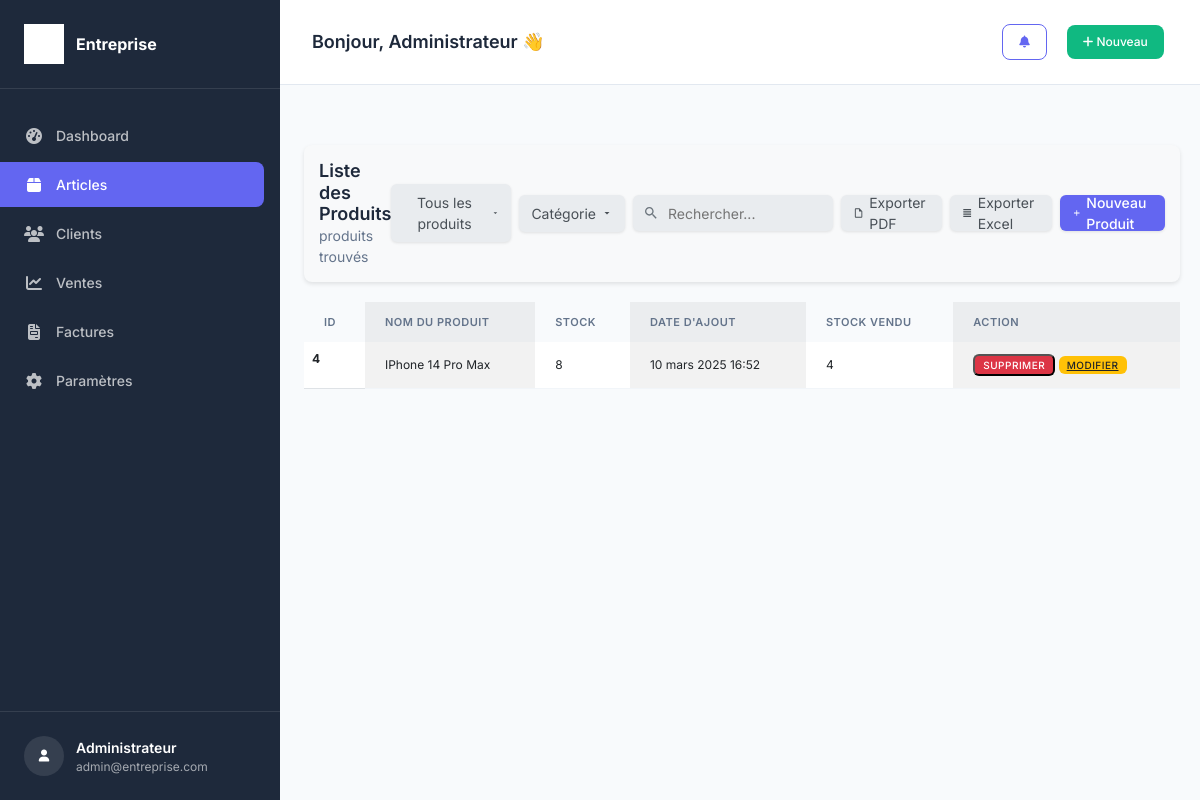
Before: /article_list with the older database file.
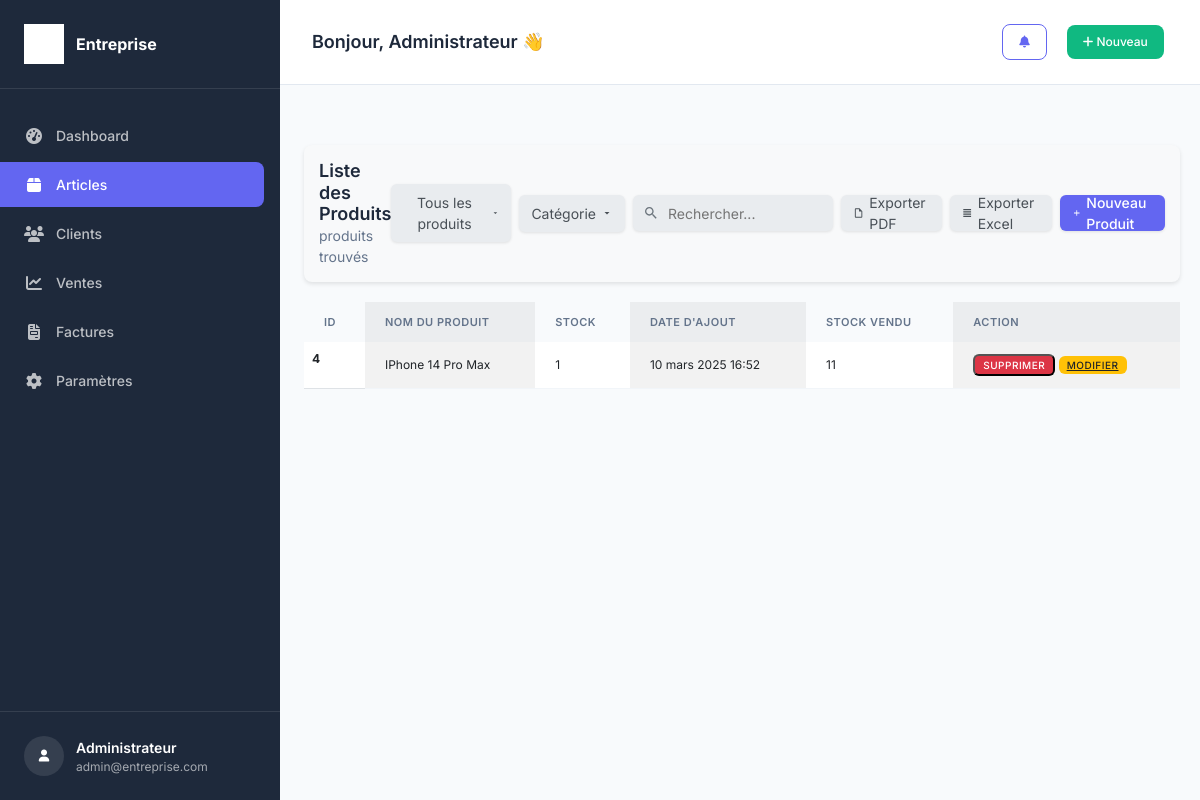
After: the same page with the newer database file.
### fact_app/models.py (models this page shows, shortened)
class Article(models.Model):
    name = models.CharField(max_length=132)
    stock = models.PositiveIntegerField()
    created_at = models.DateTimeField(auto_now_add=True)
    is_active = models.BooleanField(default=True)
    class Meta:
        verbose_name = "Article"
        verbose_name_plural = "Articles"
    @property
    def total_sold(self):
        return sum(item.quantity for item in self.invoiceitem_set.all())  # Récupère toutes les ventes liées à l'article et somme les quantités vendues

class InvoiceItem(models.Model):
    invoice = models.ForeignKey(Invoice, null=True, blank=True, on_delete=models.SET_NULL, related_name="invoice_items")
    article = models.ForeignKey(Article, null=True, blank=True, on_delete=models.SET_NULL)
    unit_price = models.DecimalField(max_digits=10, decimal_places=2)
    quantity = models.PositiveIntegerField()

### fact_app/views.py (the view, shortened to what this page needs)
# urls.py: path('article_list', views.article_list, name='article-list'),
def article_list(request):
    articles = Article.objects.filter(is_active=True)  # Récupérer tous les produits
    articles = pagination(request, articles)  # Paginer les articles
    return render(request, 'article_list.html', {'articles': articles})

### fact_app/utils.py (called while the page is built)
def pagination(request, items):
        default_page = 1
        page = request.GET.get('page', default_page)
        items_per_page = 10  # Augmenté à 10 éléments par page
        paginator = Paginator(items, items_per_page)
        try:
            items_page = paginator.page(page)
        except PageNotAnInteger:
            items_page = paginator.page(default_page)
        except EmptyPage:
            items_page = paginator.page(paginator.num_pages)
        return items_page

### templates/article_list.html (shortened to what the changed rows need)
{% extends "base.html" %}
{% load static %}
{% block content %}
<br><br>
<div>
   <table class="table table-striped-columns">
      <thead>
         <tr>
            <th scope="col">ID</th>
            <th scope="col">NOM DU PRODUIT</th>
            <th scope="col">STOCK</th>
            <th scope="col">DATE D'AJOUT</th>
            <th scope="col">STOCK VENDU</th>
            <th scope="col">ACTION</th>
         </tr>
      </thead>
      <tbody id="myTable">
         {% if articles %}
         {% for article in articles %}
         {% if article.is_active %}
         <tr>
            <th scope="row">{{ article.pk }}</th>
            <td>{{ article.name }}</td>
            <td>{{ article.stock }}</td>
            <td>{{ article.created_at }}</td>
            <td>{{ article.total_sold }}</td>
            <td>
               <button id="btn-article-sup" type="button" class="badge text-white bg-danger" title="Supprimer" data-toggle="modal" data-target="#supprimer" data-id="{{ article.pk }}" data-article-name="{{ article.name }}">
               SUPPRIMER </button>
               <a href="{% url 'edit-article' article_id=article.pk %}" class="badge text-dark bg-warning" title="Modifier">MODIFIER</a>
            </td>
         </tr>
         {% endif %}
         {% endfor %}
         {% else %}
         <tr>
            <td colspan="5" class="text-center">Aucun article trouvé.</td>
         </tr>
         {% endif %}
      </tbody>
   </table>
</div>
{% endblock %}

Changed rows visible on the page:
changed Article "IPhone 14 Pro Max": stock "8" → "1"; total_sold "4" → "11"
